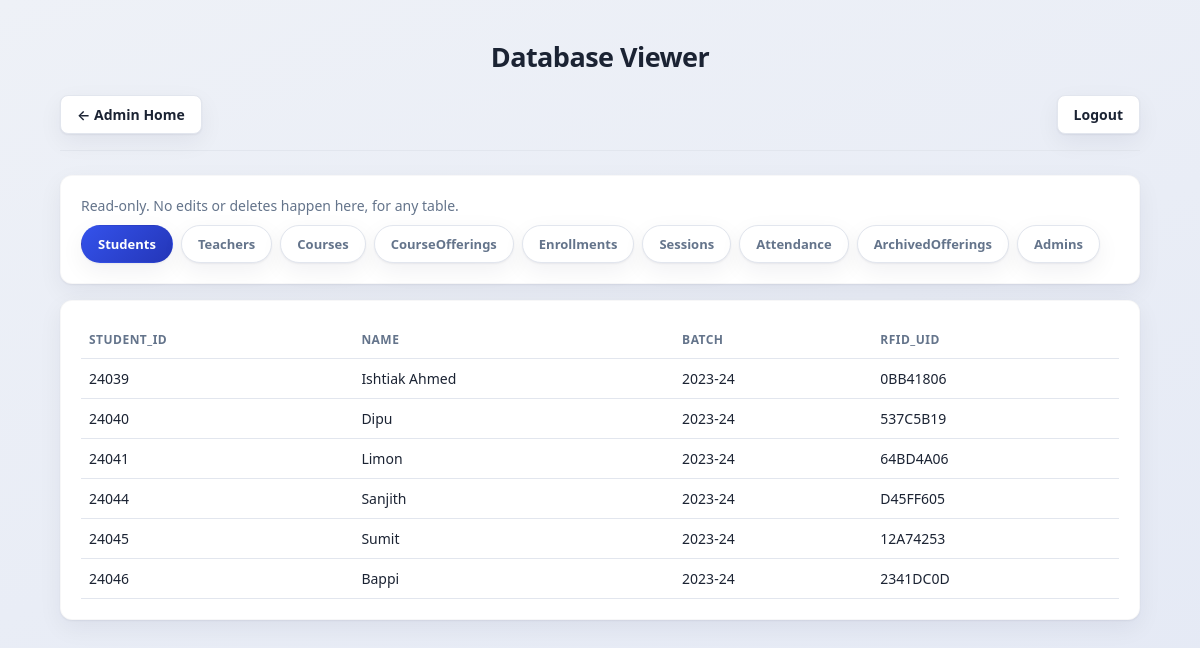
Page /admin/db/Students (signed in) on the committed database.
### tables this page shows
CREATE TABLE Students(

student_id TEXT PRIMARY KEY,

name TEXT NOT NULL,

batch INTEGER,

rfid_uid TEXT UNIQUE

);

### attendance_system_backend/admin.py (the view)
@admin_bp.route("/db/<table>")
@login_required(role="admin")
def db_view(table):
    if table not in VIEWABLE_TABLES:
        return redirect(url_for("admin.db_index"))
    conn = get_connection()
    cur = conn.cursor()
    cur.execute(f"SELECT * FROM {table}")
    rows = cur.fetchall()
    columns = rows[0].keys() if rows else [d[1] for d in cur.execute(f"PRAGMA table_info({table})").fetchall()]
    conn.close()
    return render_template(
        "admin_db_viewer.html", tables=VIEWABLE_TABLES, table=table, columns=columns, rows=rows
    )

### attendance_system_backend/database.py (called while the page is built, shortened)
def _ensure_schema(conn):
    global _SCHEMA_CHECKED
    if _SCHEMA_CHECKED:
        return

def get_connection():
    conn = sqlite3.connect(DATABASE)
    conn.row_factory = sqlite3.Row
    _ensure_schema(conn)
    return conn

### attendance_system_backend/ui.py (called while the page is built)
def login_required(role=None):
    def decorator(view):
        @wraps(view)
        def wrapped(*args, **kwargs):
            user_role = session.get("role")
            if not user_role:
                return redirect(url_for("ui.login"))
            if role and user_role != role:
                home = ROLE_HOME_ROUTE.get(user_role, "ui.login")
                return redirect(url_for(home))
            return view(*args, **kwargs)
        return wrapped
    return decorator

### attendance_system_backend/templates/admin_db_viewer.html (shortened to what this page needs)
<!doctype html>
<html lang="en">
<head>
  <link rel="stylesheet" href="{{ url_for('static', filename='styles.css') }}" />
</head>
<body>
  <div class="container">
    <h1 class="page-title">Database Viewer</h1>
    <div class="top">
      <a class="logout-btn" href="{{ url_for('admin.dashboard') }}">← Admin Home</a>
      <a class="logout-btn" href="{{ url_for('ui.logout') }}">Logout</a>
    </div>
    <div class="card" style="margin-bottom:16px;">
      <p class="hint" style="margin:0 0 10px;">Read-only. No edits or deletes happen here, for any table.</p>
      <div style="display:flex; flex-wrap:wrap; gap:8px;">
        {% for t in tables %}
        <a class="tab-link {% if t == table %}active{% endif %}" href="{{ url_for('admin.db_view', table=t) }}">{{ t }}</a>
        {% endfor %}
      </div>
    </div>
    {% if table %}
    <div class="card" style="overflow-x:auto;">
      {% if rows %}
      <table>
        <thead>
          <tr>{% for col in columns %}<th>{{ col }}</th>{% endfor %}</tr>
        </thead>
        <tbody>
          {% for row in rows %}
          <tr>
            {% for col in columns %}<td>{{ row[col] if row[col] is not none else '—' }}</td>{% endfor %}
          </tr>
          {% endfor %}
        </tbody>
      </table>
      {% else %}
      <p class="empty-note">{{ table }} is empty.</p>
      {% endif %}
    </div>
    {% else %}
    <div class="card">
      <p class="empty-note">Pick a table above to view its rows.</p>
    </div>
    {% endif %}
  </div>
</body>
</html>

### attendance_system_backend/static/styles.css (style rules this page uses)
:root { --bg: #eef1f7; --bg-gradient: linear-gradient(160deg, #eef1f7 0%, #e4e9f5 100%); --card: #ffffff; --text: #1b2333; --muted: #64748b; --line: #e2e6ee; --primary: #3452eb; --primary-dark: #2436b8; --primary-soft: #eef0fe; --danger: #dc2626; --danger-soft: #fdecec; --good: #15803d; --good-soft: #e3f6e9; --good-strong: #0f9d58; --warn: #4d7c0f; --warn-soft: #eef8e0; --radius: 12px; --shadow: 0 1px 2px rgba(20, 25, 45, 0.06), 0 8px 24px rgba(20, 25, 45, 0.06); }
body { margin: 0; font-family: "Segoe UI", "Inter", system-ui, -apple-system, Arial, sans-serif; background: var(--bg-gradient); color: var(--text); min-height: 100vh; box-sizing: border-box; }
.container { max-width: 1080px; margin: 0 auto; padding: 32px 20px 60px; }
.top { display: flex; justify-content: space-between; align-items: center; margin-bottom: 24px; padding-bottom: 16px; border-bottom: 1px solid var(--line); }
.page-title { text-align: center; font-size: 27px; font-weight: 800; letter-spacing: -0.02em; margin: 6px 0 20px; color: var(--text); }
.logout-btn { display: inline-flex; align-items: center; gap: 6px; padding: 9px 16px; border-radius: 8px; background: var(--card); border: 1px solid var(--line); color: var(--text); font-size: 14px; font-weight: 600; box-shadow: var(--shadow); transition: all 0.15s ease; }
.card { background: var(--card); border-radius: var(--radius); padding: 20px; box-shadow: var(--shadow); border: 1px solid rgba(20, 25, 45, 0.03); }
.card + .card { margin-top: 16px; }
a { color: var(--primary); text-decoration: none; }
.hint { color: var(--muted); font-size: 14px; }
table { width: 100%; border-collapse: collapse; background: var(--card); font-size: 14px; }
th, td { border-bottom: 1px solid var(--line); padding: 10px 8px; text-align: left; }
th { background: transparent; color: var(--muted); font-size: 12px; text-transform: uppercase; letter-spacing: 0.04em; font-weight: 700; }
.tab-link { padding: 9px 16px; border-radius: 999px; font-size: 13px; font-weight: 600; background: var(--card); border: 1px solid var(--line); color: var(--muted); box-shadow: var(--shadow); }
.tab-link.active { background: linear-gradient(135deg, var(--primary), var(--primary-dark)); color: #fff; border-color: transparent; }

### rows in the picture
Students: student_id "24039" "Ishtiak Ahmed" "2023-24" "0BB41806"
Students: student_id "24040" "Dipu" "2023-24" "537C5B19"
Students: student_id "24041" "Limon" "2023-24" "64BD4A06"
Students: student_id "24044" "Sanjith" "2023-24" "D45FF605"
Students: student_id "24045" "Sumit" "2023-24" "12A74253"
Students: student_id "24046" "Bappi" "2023-24" "2341DC0D"

### other values in the picture
{{ t }} "Students" "Teachers" "Courses" "CourseOfferings" "Enrollments" "Sessions" "Attendance" "ArchivedOfferings" "Admins"
{{ col }} "STUDENT_ID" "NAME" "BATCH" "RFID_UID"
